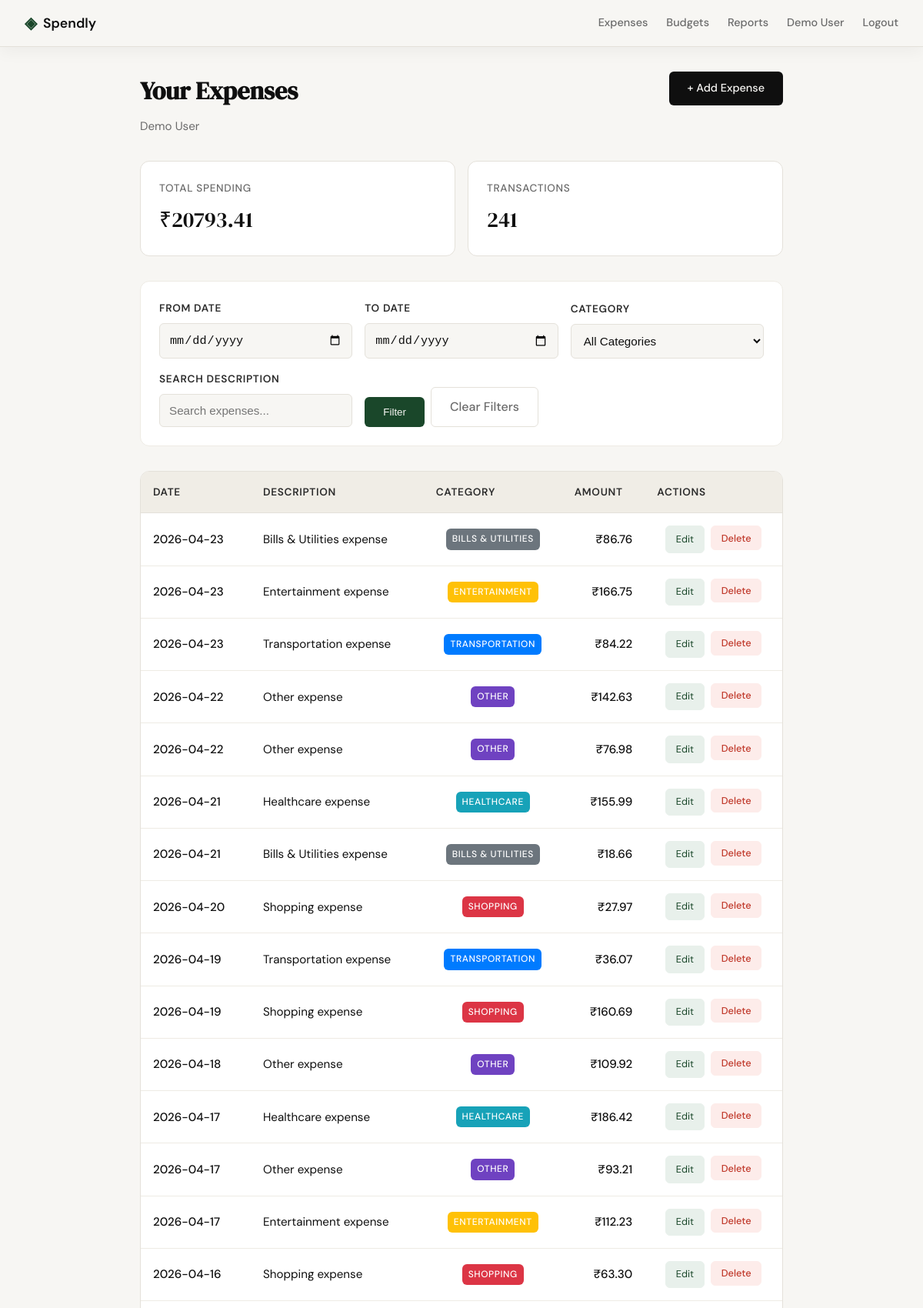
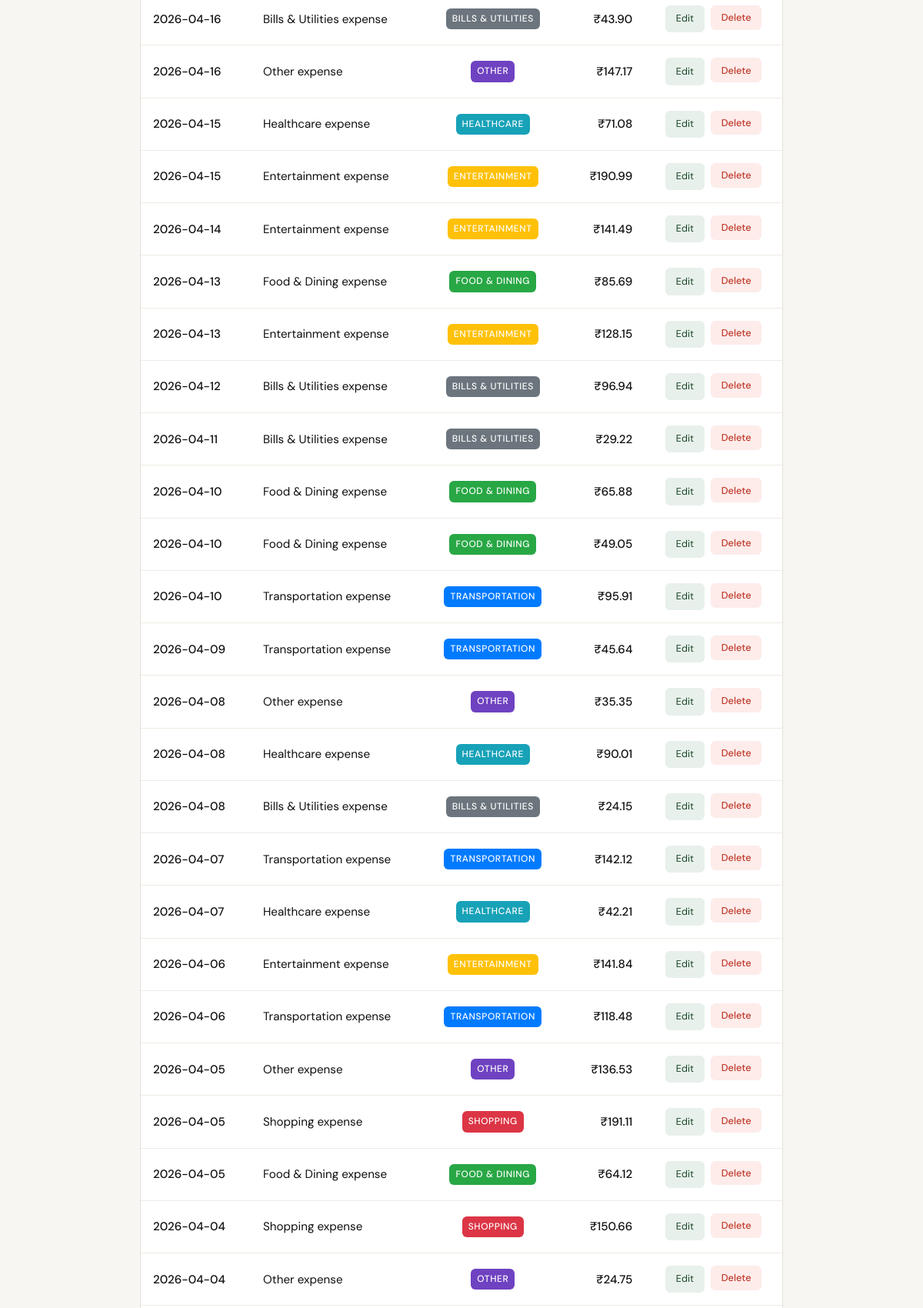
/expenses (signed in, upper part), run on the app's committed database (2 pictures, top to bottom).
### tables this page shows
CREATE TABLE users (
            id INTEGER PRIMARY KEY AUTOINCREMENT,
            name TEXT NOT NULL,
            email TEXT UNIQUE NOT NULL,
            password_hash TEXT NOT NULL
        , avatar TEXT DEFAULT 'avatars/avatar1.svg');

CREATE TABLE expenses (
            id INTEGER PRIMARY KEY AUTOINCREMENT,
            user_id INTEGER NOT NULL,
            category_id INTEGER,
            amount REAL NOT NULL,
            description TEXT,
            date TEXT NOT NULL,
            FOREIGN KEY (user_id) REFERENCES users (id),
            FOREIGN KEY (category_id) REFERENCES categories (id)
        );

CREATE TABLE categories (
            id INTEGER PRIMARY KEY AUTOINCREMENT,
            name TEXT UNIQUE NOT NULL,
            color TEXT DEFAULT '#007bff'
        );

### app.py (the view)
@app.route("/expenses")
def expenses():
    if "user_id" not in session:
        return redirect(url_for("login"))
    db = get_db()
    user = db.execute("SELECT * FROM users WHERE id = ?", (session["user_id"],)).fetchone()
    date_from = request.args.get('date_from', '').strip()
    date_to = request.args.get('date_to', '').strip()
    category_id = request.args.get('category', '').strip()
    search = request.args.get('search', '').strip()
    query = """
        SELECT e.*, c.name as category_name, c.color as category_color
        FROM expenses e
        LEFT JOIN categories c ON e.category_id = c.id
        WHERE e.user_id = ?
    """
    params = [session["user_id"]]
    if date_from:
        query += " AND e.date >= ?"
        params.append(date_from)
    if date_to:
        query += " AND e.date <= ?"
        params.append(date_to)
    if category_id:
        query += " AND e.category_id = ?"
        params.append(category_id)
    if search:
        query += " AND e.description LIKE ?"
        params.append(f"%{search}%")
    query += " ORDER BY e.date DESC"
    expenses_list = db.execute(query, params).fetchall()
    categories = db.execute("SELECT * FROM categories ORDER BY name").fetchall()
    current_month = datetime.now().strftime('%Y-%m')
    month_total_row = db.execute(
        "SELECT SUM(amount) as total FROM expenses WHERE user_id = ? AND strftime('%Y-%m', date) = ?",
        (session['user_id'], current_month)
    ).fetchone()
    month_total = month_total_row['total'] or 0
    budgets = db.execute(
        "SELECT b.*, c.name AS category_name FROM budgets b LEFT JOIN categories c ON b.category_id = c.id WHERE b.user_id = ?",
        (session['user_id'],)
    ).fetchall()
    budget_warnings = []
    for budget in budgets:
        budget_amount = budget['amount']
        budget_label = budget['category_name'] or 'Overall monthly'
        if budget['category_id'] is None:
            current_value = month_total
        else:
            category_row = db.execute(
                "SELECT SUM(amount) as total FROM expenses WHERE user_id = ? AND category_id = ? AND strftime('%Y-%m', date) = ?",
                (session['user_id'], budget['category_id'], current_month)
            ).fetchone()
            current_value = category_row['total'] or 0
        if current_value >= budget_amount:
            budget_warnings.append(
                f"Budget exceeded for {budget_label}: ₹{current_value:.2f} / ₹{budget_amount:.2f}."
            )
        elif current_value >= budget_amount * 0.9:
            budget_warnings.append(
                f"Approaching budget for {budget_label}: ₹{current_value:.2f} / ₹{budget_amount:.2f}."
            )
    db.close()
    if not user:
        session.clear()
        return redirect(url_for("login"))
    total_spent = sum(exp["amount"] for exp in expenses_list)
    return render_template("expenses.html", user=user, expenses=expenses_list,
                         total_spent=total_spent, categories=categories,
                         budget_warnings=budget_warnings)

### database/db.py (called while the page is built)
def get_db():
    conn = sqlite3.connect('expenses.db')
    conn.row_factory = sqlite3.Row
    conn.execute('PRAGMA foreign_keys = ON')
    return conn

### templates/expenses.html (shortened to what this page needs)
{% extends "base.html" %}
{% block content %}
<div class="expenses-container">
    <div class="expenses-header">
        <div class="expenses-title-section">
            <h1>Your Expenses</h1>
            <p class="expenses-user">{{ user['name'] }}</p>
        </div>
        <a href="{{ url_for('add_expense') }}" class="btn-primary">+ Add Expense</a>
    </div>
    <div class="expenses-summary">
        <div class="summary-card">
            <span class="summary-label">Total Spending</span>
            <span class="summary-value">₹{{ "%.2f"|format(total_spent) }}</span>
        </div>
        <div class="summary-card">
            <span class="summary-label">Transactions</span>
            <span class="summary-value">{{ expenses|length }}</span>
        </div>
    </div>
    <div class="filters-section">
        <form method="GET" class="filters-form">
            <div class="filter-group">
                <label for="date_from">From Date</label>
                <input type="date" id="date_from" name="date_from"
                       value="{{ request.args.get('date_from', '') }}" class="filter-input">
            </div>
            <div class="filter-group">
                <label for="date_to">To Date</label>
                <input type="date" id="date_to" name="date_to"
                       value="{{ request.args.get('date_to', '') }}" class="filter-input">
            </div>
            <div class="filter-group">
                <label for="category">Category</label>
                <select id="category" name="category" class="filter-input">
                    <option value="">All Categories</option>
                </select>
            </div>
            <div class="filter-group">
                <label for="search">Search Description</label>
                <input type="text" id="search" name="search"
                       placeholder="Search expenses..."
                       value="{{ request.args.get('search', '') }}" class="filter-input">
            </div>
            <div class="filter-actions">
                <button type="submit" class="btn-filter">Filter</button>
                <a href="{{ url_for('expenses') }}" class="btn-clear">Clear Filters</a>
            </div>
        </form>
    </div>
    <div class="expenses-list">
        {% if expenses %}
            <table class="expenses-table">
                <thead>
                    <tr>
                        <th>Date</th>
                        <th>Description</th>
                        <th>Category</th>
                        <th class="amount-col">Amount</th>
                        <th class="actions-col">Actions</th>
                    </tr>
                </thead>
                <tbody>
                    {% for expense in expenses %}
                    <tr class="expense-row">
                        <td class="date-cell">{{ expense['date'] }}</td>
                        <td class="desc-cell">{{ expense['description'] or '—' }}</td>
                        <td class="category-cell">
                            {% if expense['category_name'] %}
                                <span class="category-badge" style="background-color: {{ expense['category_color'] }};">
                                    {{ expense['category_name'] }}
                                </span>
                            {% else %}
                                <span class="category-badge category-uncategorized">Uncategorized</span>
                            {% endif %}
                        </td>
                        <td class="amount-cell">₹{{ "%.2f"|format(expense['amount']) }}</td>
                        <td class="actions-cell">
                            <a href="{{ url_for('edit_expense', id=expense['id']) }}" class="btn-row-edit">Edit</a>
                            <form method="POST" action="{{ url_for('delete_expense', id=expense['id']) }}" style="display: inline;"
                                  onsubmit="return confirm('Delete this expense?')">
                                <button type="submit" class="btn-row-delete">Delete</button>
                            </form>
                        </td>
                    </tr>
                    {% endfor %}
                </tbody>
            </table>
        {% else %}
            <div class="empty-state">
                <p class="empty-title">No expenses yet</p>
                <p class="empty-text">Start tracking your spending by adding your first expense.</p>
                <a href="{{ url_for('add_expense') }}" class="btn-primary">Add Your First Expense</a>
            </div>
        {% endif %}
    </div>
</div>
{% endblock %}

### templates/base.html (shortened to what this page needs)
<!DOCTYPE html>
<html lang="en">
<head>
    <link rel="stylesheet" href="{{ url_for('static', filename='css/style.css') }}">
</head>
<body>
    <nav class="navbar">
        <div class="nav-inner">
            <a href="{{ url_for('landing') }}" class="nav-brand">
                <span class="brand-icon">◈</span>
                <span class="brand-name">Spendly</span>
            </a>
            <div class="nav-links">
                {% if session.get('user_id') %}
                    <a href="{{ url_for('expenses') }}">Expenses</a>
                    <a href="{{ url_for('budgets') }}">Budgets</a>
                    <a href="{{ url_for('reports') }}">Reports</a>
                    <a href="{{ url_for('profile') }}">{{ session.get('user_name', 'Profile') }}</a>
                    <a href="{{ url_for('logout') }}">Logout</a>
                {% else %}
                    <a href="{{ url_for('login') }}">Sign in</a>
                    <a href="{{ url_for('register') }}" class="nav-cta">Get started</a>
                {% endif %}
            </div>
        </div>
    </nav>
    <main class="main-content">
        {% block content %}{% endblock %}
    </main>
</body>
</html>

### static/css/style.css (style rules this page uses)
:root { --ink: #0f0f0f; --ink-soft: #2d2d2d; --ink-muted: #6b6b6b; --ink-faint: #a0a0a0; --paper: #f7f6f3; --paper-warm: #f0ede6; --paper-card: #ffffff; --accent: #1a472a; --accent-light: #e8f0eb; --accent-2: #c17f24; --accent-2-light: #fdf3e3; --danger: #c0392b; --danger-light: #fdecea; --border: #e4e1da; --border-soft: #eeebe4; --font-display: 'DM Serif Display', Georgia, serif; --font-body: 'DM Sans', system-ui, sans-serif; --max-width: 1200px; --auth-width: 440px; --radius-sm: 6px; --radius-md: 12px; --radius-lg: 20px; }
*, *::before, *::after { box-sizing: border-box; margin: 0; padding: 0; }
html { font-size: 16px; scroll-behavior: smooth; }
body { background: var(--paper); color: var(--ink); font-family: var(--font-body); font-size: 1rem; line-height: 1.6; -webkit-font-smoothing: antialiased; }
a { color: inherit; text-decoration: none; }
.navbar { position: sticky; top: 0; z-index: 100; background: var(--paper); border-bottom: 1px solid var(--border); box-shadow: 0 8px 20px rgba(15, 15, 15, 0.04); padding: 0 2rem; }
.nav-inner { max-width: var(--max-width); margin: 0 auto; height: 60px; display: flex; align-items: center; justify-content: space-between; }
.nav-brand { display: flex; align-items: center; gap: 0.5rem; font-family: var(--font-body); font-weight: 600; font-size: 1.1rem; color: var(--ink); }
.brand-icon { color: var(--accent); font-size: 1.3rem; }
.brand-name { color: var(--ink); }
.nav-links { display: flex; align-items: center; gap: 1.5rem; font-size: 0.9rem; font-weight: 500; }
.nav-links a { color: var(--ink-muted); transition: color 0.2s, background 0.2s, transform 0.2s; }
.main-content { min-height: calc(100vh - 60px - 100px); }
.btn-primary { display: inline-block; background: var(--ink); color: var(--paper); padding: 0.65rem 1.5rem; border-radius: var(--radius-sm); font-family: var(--font-body); font-size: 0.9rem; font-weight: 500; cursor: pointer; border: none; transition: background 0.2s; text-decoration: none; }

### data on the page
users: get "Demo User", name "Demo User"
expenses: date "2026-04-23", description "Bills & Utilities expense", category_name "BILLS & UTILITIES", amount "86.76"
expenses: date "2026-04-23", description "Entertainment expense", category_name "ENTERTAINMENT", amount "166.75"
expenses: date "2026-04-23", description "Transportation expense", category_name "TRANSPORTATION", amount "84.22"
expenses: date "2026-04-22", description "Other expense", category_name "OTHER", amount "142.63"
expenses: date "2026-04-22", description "Other expense", category_name "OTHER", amount "76.98"
expenses: date "2026-04-21", description "Healthcare expense", category_name "HEALTHCARE", amount "155.99"
expenses: date "2026-04-21", description "Bills & Utilities expense", category_name "BILLS & UTILITIES", amount "18.66"
expenses: date "2026-04-20", description "Shopping expense", category_name "SHOPPING", amount "27.97"
expenses: date "2026-04-19", description "Transportation expense", category_name "TRANSPORTATION", amount "36.07"
expenses: date "2026-04-19", description "Shopping expense", category_name "SHOPPING", amount "160.69"
expenses: date "2026-04-18", description "Other expense", category_name "OTHER", amount "109.92"
expenses: date "2026-04-17", description "Healthcare expense", category_name "HEALTHCARE", amount "186.42"
expenses: date "2026-04-17", description "Other expense", category_name "OTHER", amount "93.21"
expenses: date "2026-04-17", description "Entertainment expense", category_name "ENTERTAINMENT", amount "112.23"
expenses: date "2026-04-16", description "Shopping expense", category_name "SHOPPING", amount "63.30"
expenses: date "2026-04-16", description "Bills & Utilities expense", category_name "BILLS & UTILITIES", amount "43.90"
expenses: date "2026-04-16", description "Other expense", category_name "OTHER", amount "147.17"
expenses: date "2026-04-15", description "Healthcare expense", category_name "HEALTHCARE", amount "71.08"
expenses: date "2026-04-15", description "Entertainment expense", category_name "ENTERTAINMENT", amount "190.99"
expenses: date "2026-04-14", description "Entertainment expense", category_name "ENTERTAINMENT", amount "141.49"
expenses: date "2026-04-13", description "Food & Dining expense", category_name "FOOD & DINING", amount "85.69"
expenses: date "2026-04-13", description "Entertainment expense", category_name "ENTERTAINMENT", amount "128.15"
expenses: date "2026-04-12", description "Bills & Utilities expense", category_name "BILLS & UTILITIES", amount "96.94"
expenses: date "2026-04-11", description "Bills & Utilities expense", category_name "BILLS & UTILITIES", amount "29.22"
expenses: date "2026-04-10", description "Food & Dining expense", category_name "FOOD & DINING", amount "65.88"
expenses: date "2026-04-10", description "Food & Dining expense", category_name "FOOD & DINING", amount "49.05"
expenses: date "2026-04-10", description "Transportation expense", category_name "TRANSPORTATION", amount "95.91"
expenses: date "2026-04-09", description "Transportation expense", category_name "TRANSPORTATION", amount "45.64"
expenses: date "2026-04-08", description "Other expense", category_name "OTHER", amount "35.35"
expenses: date "2026-04-08", description "Healthcare expense", category_name "HEALTHCARE", amount "90.01"
expenses: date "2026-04-08", description "Bills & Utilities expense", category_name "BILLS & UTILITIES", amount "24.15"
expenses: date "2026-04-07", description "Transportation expense", category_name "TRANSPORTATION", amount "142.12"
expenses: date "2026-04-07", description "Healthcare expense", category_name "HEALTHCARE", amount "42.21"
expenses: date "2026-04-06", description "Entertainment expense", category_name "ENTERTAINMENT", amount "141.84"
expenses: date "2026-04-06", description "Transportation expense", category_name "TRANSPORTATION", amount "118.48"
expenses: date "2026-04-05", description "Other expense", category_name "OTHER", amount "136.53"
expenses: date "2026-04-05", description "Shopping expense", category_name "SHOPPING", amount "191.11"
expenses: date "2026-04-05", description "Food & Dining expense", category_name "FOOD & DINING", amount "64.12"
expenses: date "2026-04-04", description "Shopping expense", category_name "SHOPPING", amount "150.66"
expenses: date "2026-04-04", description "Other expense", category_name "OTHER", amount "24.75"

### other printed values
{{ "%.2f"|format(total_spent) }} "20793.41"
{{ expenses|length }} "241"
